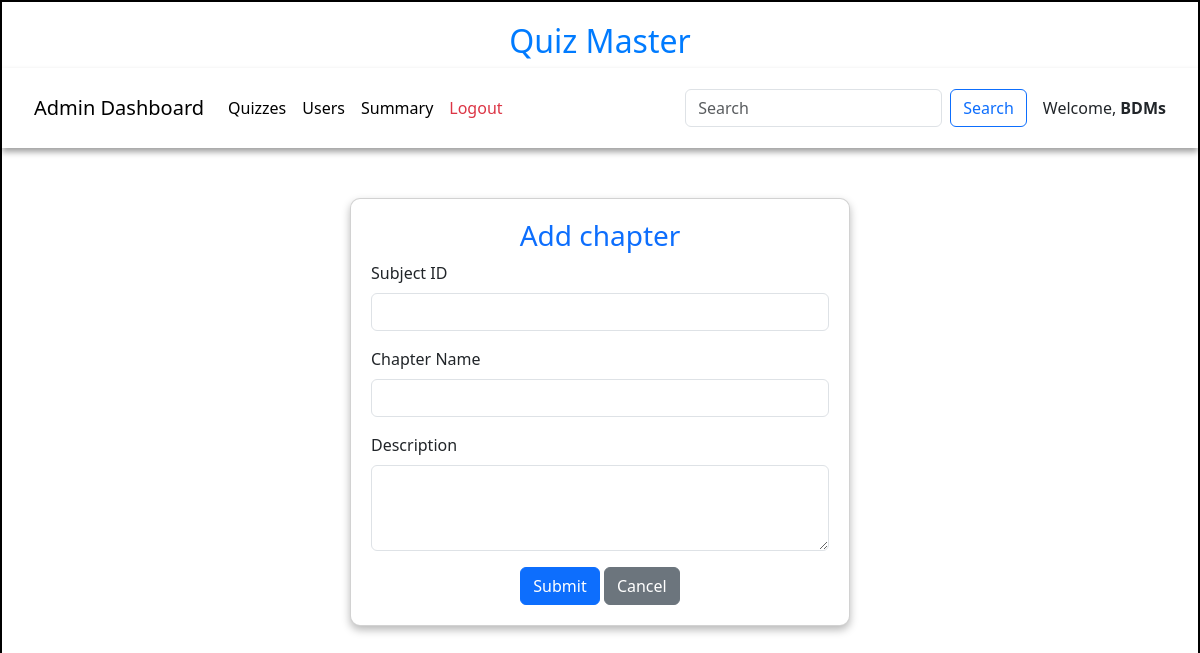
The app's page /add_chapter/5/BDMs, older data.
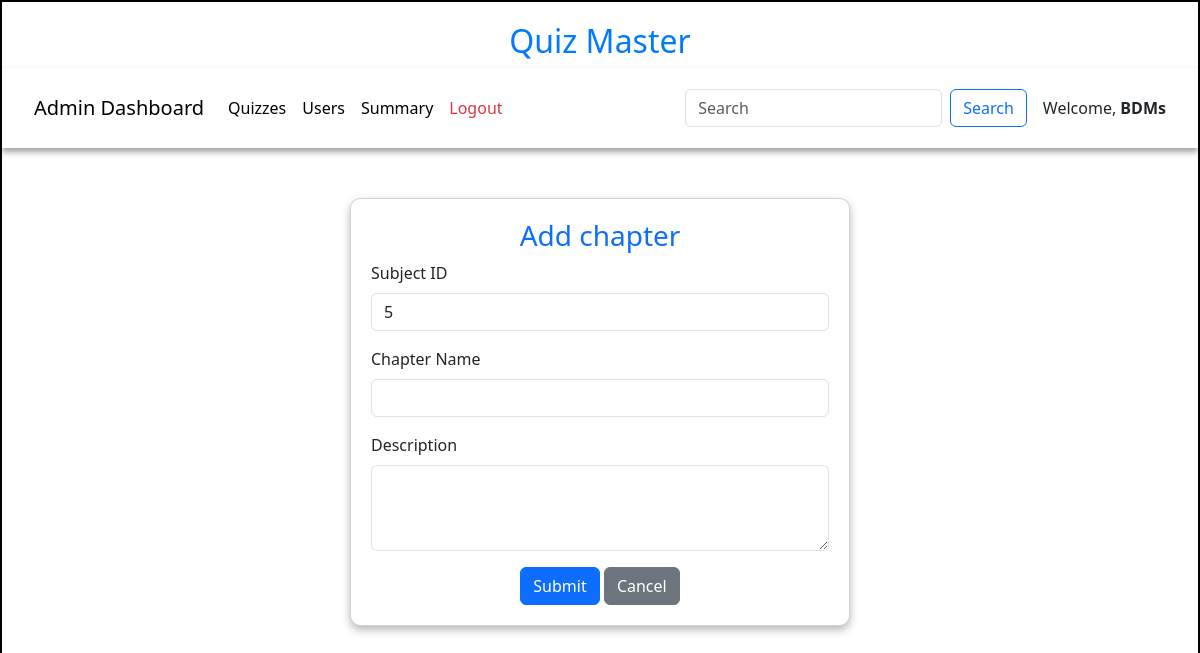
The same page, newer data.
### models/models.py (models this page shows)
class Subject(db.Model):
    id=db.Column(db.Integer,primary_key=True)
    name=db.Column(db.String,unique=True,nullable=False)
    description=db.Column(db.String)
    chapters = db.relationship("Chapter",cascade="all,delete",backref="subject",lazy=True)

### controllers/controller.py (the view, shortened to what this page needs)
@app.route('/add_chapter/<id>/<name>',methods=["GET","POST"])
def add_chapter(id,name):
    subject = get_subject(id=id)
    return render_template("add_chapter.html",subject=subject,name=name,msg="")

### controllers/controller.py (called while the page is built)
def  get_subject(id):
    subject = Subject.query.filter_by(id=id).first()
    return subject

### templates/add_chapter.html (shortened to what this page needs)
<!DOCTYPE html>
<html lang="en">
<head>
    <link href="https://cdn.jsdelivr.net/npm/bootstrap@5.3.3/dist/css/bootstrap.min.css" rel="stylesheet">
    <link rel="stylesheet" href="/static/css/style.css">
</head>
<body>
    <div id="container">
        <h1 id="heading">Quiz Master</h1>
        <nav class="navbar navbar-expand-lg navbar-light bg-white">
            <div class="container-fluid">
                <a class="navbar-brand">Admin Dashboard</a>
                <div class="collapse navbar-collapse" id="navbarNav">
                    <ul class="navbar-nav me-auto">
                        <li class="nav-item">
                            <a class="nav-link active" href="/quiz_dashboard/{{name}}">Quizzes</a>
                        </li>
                        <li class="nav-item">
                            <a class="nav-link active" href="/admin_users/{{name}}">Users</a>
                        </li>
                        <li class="nav-item">
                            <a class="nav-link active" href="/admin_summary/{{name}}">Summary</a>
                        </li>
                        <li class="nav-item">
                            <a class="nav-link text-danger" href="/login">Logout</a>
                        </li>
                    </ul>
                    <form class="d-flex" method="POST" action="#">
                        <input class="form-control me-2" type="search" placeholder="Search" name="search_txt" id="search_txt">
                        <button class="btn btn-outline-primary" type="submit">Search</button>
                    </form>
                </div>
                <span class="ms-3">Welcome, <strong>{{name}}</strong></span>
            </div>
        </nav>
        <div id="add_chapter-panel" style="margin: auto;margin-top: 50px; width: 500px;">
            <div class="card">
                <h3 class="text-center text-primary">Add chapter</h3>
                <form action="/add_chapter/{{subject.id}}/{{name}}" method="POST">
                    <div class="mb-3">
                        <label for="s_id" class="form-label">Subject ID</label>
                        <input type="number" class="form-control" id="s_id" name="s_id" value="{{subject.id}}" readonly>
                    </div>
                    <div class="mb-3">
                        <label for="name" class="form-label">Chapter Name</label>
                        <input type="text" class="form-control" id="name" name="name" >
                    </div>
                    <div class="mb-3">
                        <label for="description" class="form-label">Description</label>
                        <textarea class="form-control" id="description" name="description" rows="3" ></textarea>
                    </div>
                    <div class="text-center">
                        <button type="submit" class="btn btn-primary">Submit</button>
                        <a href="/admin/{{name}}" class="btn btn-secondary">Cancel</a>
                    </div>
                </form>
            </div>
        </div>
    </div>
</body>
</html>

Row changes from the older to the newer data that the page shows:
added Subject: s_id "5"
